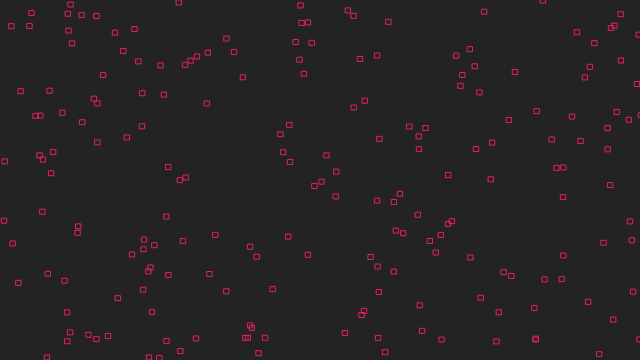
Frame 1 (no input)
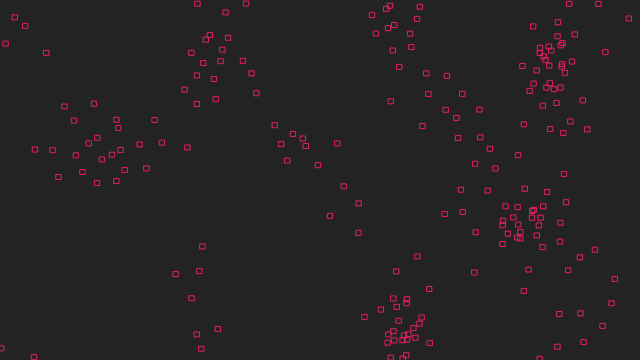
Frame 60 (no input)
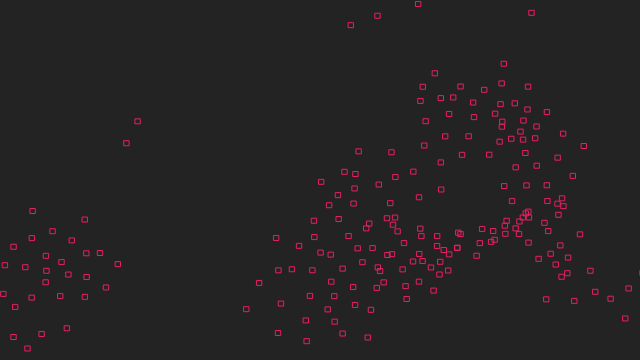
Frame 120 (the mouse pressed at the canvas centre since frame 60)

The p5.js sketch that drew these frames (run headless with seeded random() and noise() and a simulated clock; from frame 60 on, the mouse is pressed at the canvas centre):

// p5.js sketch
// ── sketch.js
// Flocking
// Daniel Shiffman
// https://thecodingtrain.com/CodingChallenges/124-flocking-boids.html
// https://youtu.be/mhjuuHl6qHM

const flock = [];

let alignSlider, cohesionSlider, separationSlider;

function setup() {
  createCanvas(640, 360);
  alignSlider = createSlider(0, 2, 1.5, 0.1);
  cohesionSlider = createSlider(0, 2, 1, 0.1);
  separationSlider = createSlider(0, 2, 2, 0.1);
  for (let i = 0; i < 200; i++) {
    flock.push(new Boid());
  }

}

function draw() {
  background(35,35,35);
  for (let boid of flock) {
    boid.edges();
    boid.flock(flock);
    boid.update();
    boid.show();
  }
}

// ── boid.js
// Flocking
// Daniel Shiffman
// https://thecodingtrain.com/CodingChallenges/124-flocking-boids.html
// https://youtu.be/mhjuuHl6qHM

class Boid {
  constructor() {
    this.position = createVector(random(width), random(height));
    this.velocity = p5.Vector.random2D();
    this.velocity.setMag(random(2, 4));
    this.acceleration = createVector();
    this.maxForce = 0.2;
    this.maxSpeed = 5;
  }

  edges() {
    if (this.position.x > width) {
      this.position.x = 0;
    } else if (this.position.x < 0) {
      this.position.x = width;
    }
    if (this.position.y > height) {
      this.position.y = 0;
    } else if (this.position.y < 0) {
      this.position.y = height;
    }
  }

  align(boids) {
    let perceptionRadius = 25;
    let steering = createVector();
    let total = 0;
    for (let other of boids) {
      let d = dist(this.position.x, this.position.y, other.position.x, other.position.y);
      if (other != this && d < perceptionRadius) {
        steering.add(other.velocity);
        total++;
      }
    }
    if (total > 0) {
      steering.div(total);
      steering.setMag(this.maxSpeed);
      steering.sub(this.velocity);
      steering.limit(this.maxForce);
    }
    return steering;
  }

  separation(boids) {
    let perceptionRadius = 24;
    let steering = createVector();
    let total = 0;
    for (let other of boids) {
      let d = dist(this.position.x, this.position.y, other.position.x, other.position.y);
      if (other != this && d < perceptionRadius) {
        let diff = p5.Vector.sub(this.position, other.position);
        diff.div(d * d);
        steering.add(diff);
        total++;
      }
    }
    if (total > 0) {
      steering.div(total);
      steering.setMag(this.maxSpeed);
      steering.sub(this.velocity);
      steering.limit(this.maxForce);
    }
    return steering;
  }

  cohesion(boids) {
    let perceptionRadius = 50;
    let steering = createVector();
    let total = 0;
    for (let other of boids) {
      let d = dist(this.position.x, this.position.y, other.position.x, other.position.y);
      if (other != this && d < perceptionRadius) {
        steering.add(other.position);
        total++;
      }
    }
    if (total > 0) {
      steering.div(total);
      steering.sub(this.position);
      steering.setMag(this.maxSpeed);
      steering.sub(this.velocity);
      steering.limit(this.maxForce);
    }
    return steering;
  }

  flock(boids) {
    let alignment = this.align(boids);
    let cohesion = this.cohesion(boids);
    let separation = this.separation(boids);

    alignment.mult(alignSlider.value());
    cohesion.mult(cohesionSlider.value());
    separation.mult(separationSlider.value());

    this.acceleration.add(alignment);
    this.acceleration.add(cohesion);
    this.acceleration.add(separation);
  }

  update() {
    this.position.add(this.velocity);
    this.velocity.add(this.acceleration);
    this.velocity.limit(this.maxSpeed);
    this.acceleration.mult(0);
  }

  show() {
		strokeWeight(1);
		noFill();
    // CFX Theme Color (red) = #e91e63 = 233, 30, 99
    stroke(233, 30, 99);
		rect(this.position.x, this.position.y, 5, 5)
  }
}
